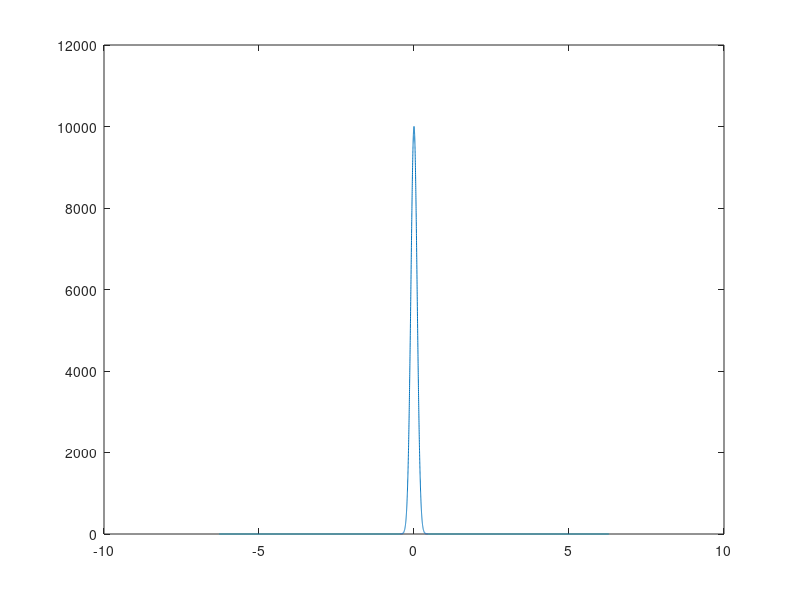

Write the MATLAB code that produced this figure. (Note: this script raises an error after producing the figure.)
% data = csvread('/home/toby/Desktop/drc-logs/vrc_task_3_complete_historicfirstrun_11thJune_1053PM-joint-pos-diffs.csv');


x = -2*3.15:0.01:2*3.15;
x_full = -2*3.142:0.001:2*3.142;

n_all = NaN(2, length(x_full));
n_all(1,:) = x_full;

a=10000;
c=0.1;

n_all(2,:) = 1+ a*exp(-x_full.^2/(2*c^2));
plot(n_all(1,:), n_all(2,:))


csvwrite('/home/toby/drc/software/network/src/drc_network_shaper/2015_aggregate_joint_pos_frequencies.csv', n_all);
